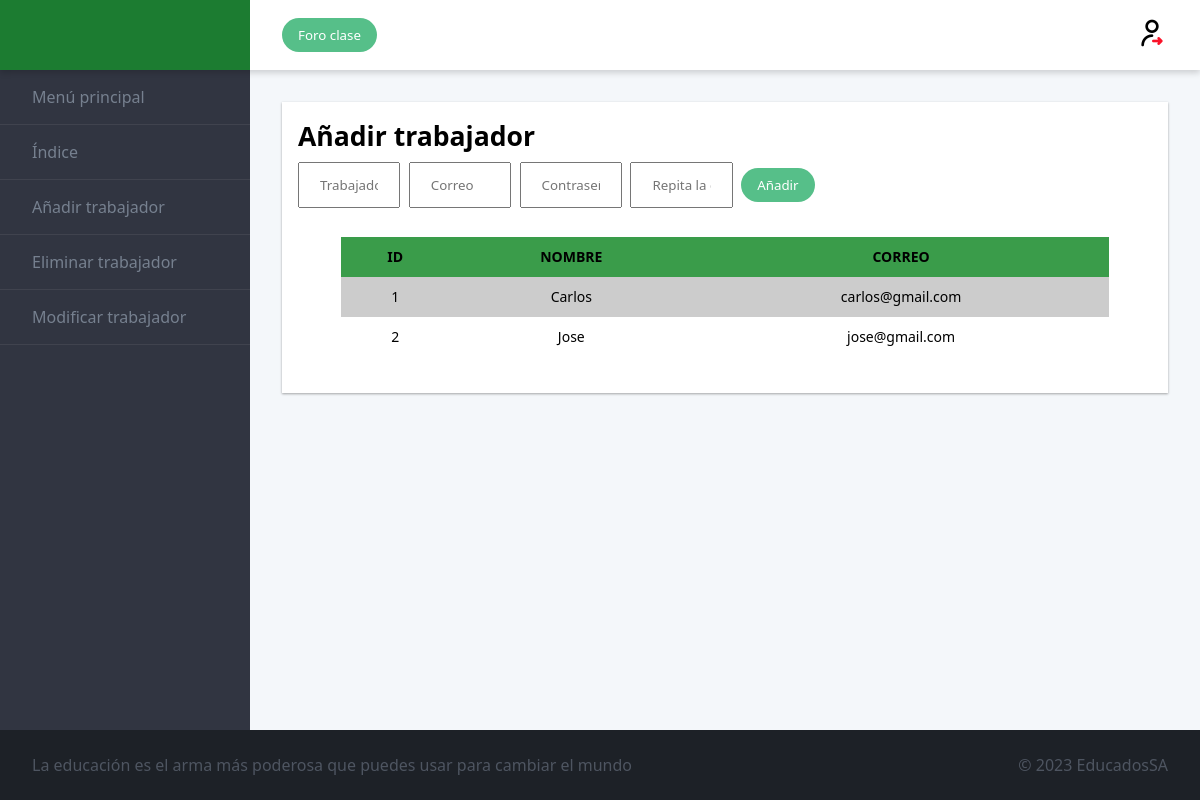
/admin/Plantilla/añadira.php, run on an earlier commit of the app's database.
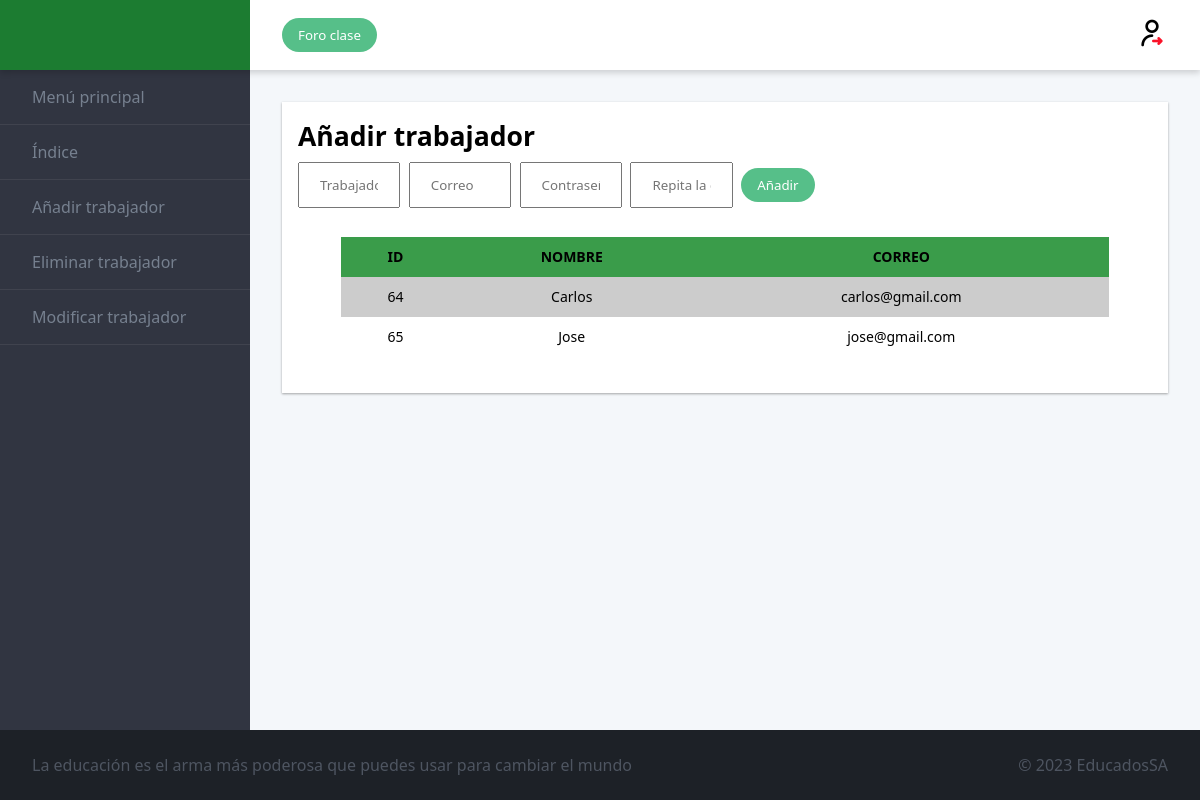
And on a later commit of the database.
### tables this page shows
CREATE TABLE `profesor` (
  `id_usuario` int(4) NOT NULL,
  `nombre` varchar(50) DEFAULT NULL,
  `correo` varchar(100) NOT NULL,
  `contraseña` varchar(100) NOT NULL
);

### admin/Plantilla/añadira.php (the view, shortened to what this page needs)
<!DOCTYPE html>
<html lang="en">
  <head>
    <link rel="stylesheet" href="../style.css">
  </head>
  <body>
  <div class="admin">
  <header class="admin__header">
    <a href="adminindex.php" class="logo">
    </a>
    <div class="toolbar">
      <button class="btn  btn--primary">Foro clase</button>
      <a href="../../cerrar_sesion.php" class="logout"><img src="../img/cerrar-sesion.png"></a>
    </div>
  </header>
  <nav class="admin__nav">
    <ul class="menu">
      <li class="menu__item">
        <a class="menu__link" href="../adminindex.php">Menú principal</a>
      </li>
      <li class="menu__item">
        <a class="menu__link" href="./plantilla.php">Índice</a>
      </li>
      <li class="menu__item">
        <a class="menu__link" href="./añadira.php">Añadir trabajador</a>
      </li>
      <li class="menu__item">
        <a class="menu__link" href="./eliminara.php">Eliminar trabajador</a>
      </li>
      <li class="menu__item">
        <a class="menu__link" href="./actualizara.php">Modificar trabajador</a>
      </li>
    </ul>
  </nav>
  <main class="admin__main">
    <div class="dashboard">
      <div class="dashboard__item dashboard__item--full">
        <div class="card">
        <h5>Añadir trabajador</h5>
        <form action="añadira2.php" method="POST">
            <input type="text" name="nombre" id="nombre" placeholder="Trabajador" required/>
            <input type="email" name="correo" id="correo" placeholder="Correo" required/>
            <input type="password" name="pass" id="pass" placeholder="Contraseña" required/>
            <input type="password" name="pass2" id="pass2" placeholder="Repita la contraseña" required/>
            <input type="submit" value="Añadir" name="añadir"  class="btn  btn--primary">
        </form>
            <?php
                $conexion = mysqli_connect("db", "root", "rootroot") or die("No se puede conectar con el servidor");
                mysqli_select_db($conexion, "educados") or die("No se puede seleccionar la base de datos");
                $instruccion = "SELECT id_usuario, nombre, correo FROM profesor";
                $consulta = mysqli_query($conexion, $instruccion) or die("Fallo en la consulta");
                $nfilas = mysqli_num_rows($consulta);
                if ($nfilas > 0) {
                    print("<TABLE class='table'>\n");
                    print("<TR>\n");
                    print("<TH>ID</TH>\n");
                    print("<TH>NOMBRE</TH>\n");
                    print("<TH>CORREO</TH>\n");
                    print("</TR>\n");
                for ($i = 0; $i < $nfilas; $i++) {
                    $resultado = mysqli_fetch_array($consulta);
                    print("<TR>\n");
                    print("<TD>" . $resultado['id_usuario'] . "</TD>\n");
                    print("<TD>" . $resultado['nombre'] . "</TD>\n");
                    print("<TD>" . $resultado['correo'] . "</TD>\n");
                    print("</TR>\n");
                }
                print("</TABLE>\n");
            } else {
                print("No hay trabajadores disponibles para mostrar");
            }
    ?>
        </div>
      </div>
    </div>
  </main>
  <footer class="admin__footer">
    <ul class="ticker">
      <li class="ticker__item">La educación es el arma más poderosa que puedes usar para cambiar el mundo</li>
    </ul>
    <span>
      &copy; 2023 EducadosSA
    </span>
  </footer>
</div>
  </body>
</html>

### admin/style.css (style rules this page uses)
* { box-sizing: border-box; margin: 0; font-family: 'Source Sans 3', 'Segoe UI', Tahoma, Geneva, Verdana, sans-serif; }
body { height: 100%; overflow-x: hidden; margin: 0; }
.admin { --spacing: 1rem; display: flex; flex-wrap: wrap; display: grid; height: 100vh; grid-template-rows: 70px 1fr 70px; grid-template-columns: 250px 1fr; grid-template-areas: "header header" "nav main" "footer footer"; }
.admin__header { display: flex; flex-basis: 100%; grid-area: header; height: 70px; background-color: #fff; box-shadow: 0 3px 6px rgba(0, 0, 0, 0.16); position: relative; }
.admin__nav { flex: 0 0 250px; grid-area: nav; background-color: #313541; }
.admin__main { flex: 1; grid-area: main; padding: var(--spacing); overflow-y: auto; overflow-x: hidden; -webkit-overflow-scrolling: touch; background-color: #f4f7fa; }
.admin__footer { display: flex; grid-area: footer; flex-basis: 100%; justify-content: space-between; align-items: center; height: 70px; padding: 0 var(--spacing); color: #4e5561; background-color: #1d2127; }
@media screen and (min-width: 48rem) { .admin { --spacing: 2rem; } }
.dashboard { --column-count: 2; display: flex; flex-wrap: wrap; margin: 0 calc(var(--spacing) * -0.5); display: grid; grid-template-columns: repeat(var(--column-count), 1fr); grid-gap: var(--spacing); }
.dashboard__item { flex: 1 1 50%; grid-column-end: span 2; padding: calc(var(--spacing) / 2); }
.dashboard__item--full { flex-basis: 100%; grid-column: 1/-1; }
@media screen and (min-width: 48rem) { .dashboard { --column-count: 4; } }
a { color: #1c7c31; text-decoration: none; }
img { max-width: 100%; height: auto; }
.logo { display: flex; flex: 0 0 250px; height: 70px; justify-content: center; align-items: center; position: relative; margin: 0; color: #fff; background-color: #1c7c31; font-size: 1rem; }
.toolbar { display: flex; flex: 1; justify-content: space-between; align-items: center; padding: 0 var(--spacing); }
.menu { list-style-type: none; padding: 0; }
.menu__item { border-bottom: 1px solid rgba(255, 255, 255, 0.07); }
.menu__link { display: block; padding: 1rem 2rem; color: #76808f; text-decoration: none; }
.card { height: 100%; padding: 1rem; font-size: 2rem; font-weight: 300; background-color: #fff; box-shadow: 0 1px 3px rgba(0, 0, 0, 0.12), 0 1px 2px rgba(0, 0, 0, 0.24); transition: all 0.3s cubic-bezier(0.25, 0.8, 0.25, 1); }
.btn { display: inline-block; border-radius: 5em; border: 0; padding: 0.5rem 1rem; white-space: nowrap; }
.btn--primary { color: #fff; background-color: #56bf89; }
.ticker { list-style-type: none; padding: 0; margin: 0; display: flex; flex-wrap: wrap; }
.ticker__item { margin-right: 1rem; }
table { width: 90%; border-collapse: collapse; border-spacing: 0; font-size: 14px; font-family: 'Source Sans 3', 'Segoe UI', Tahoma, Geneva, Verdana, sans-serif; text-align: center; margin: 20px auto; }
th, td { padding: 10px; vertical-align: center; border: 1px solid #41414100; }
th { background-color: #3a9c4a; font-weight: bold; }
tr:nth-child(even) td { background-color: #cccccc; }
input[type=text] { width: 12%; padding: 12px 20px; margin: 8px 0; box-sizing: border-box; }
input[type=email] { width: 12%; padding: 12px 20px; margin: 8px 0; box-sizing: border-box; }
input[type=password] { width: 12%; padding: 12px 20px; margin: 8px 0; box-sizing: border-box; }

What changed in the data, as far as the page shows it:
removed profesor: id_usuario "1", nombre "Carlos", correo "carlos@gmail.com"
removed profesor: id_usuario "2", nombre "Jose", correo "jose@gmail.com"
added profesor: id_usuario "64", nombre "Carlos", correo "carlos@gmail.com"
added profesor: id_usuario "65", nombre "Jose", correo "jose@gmail.com"
